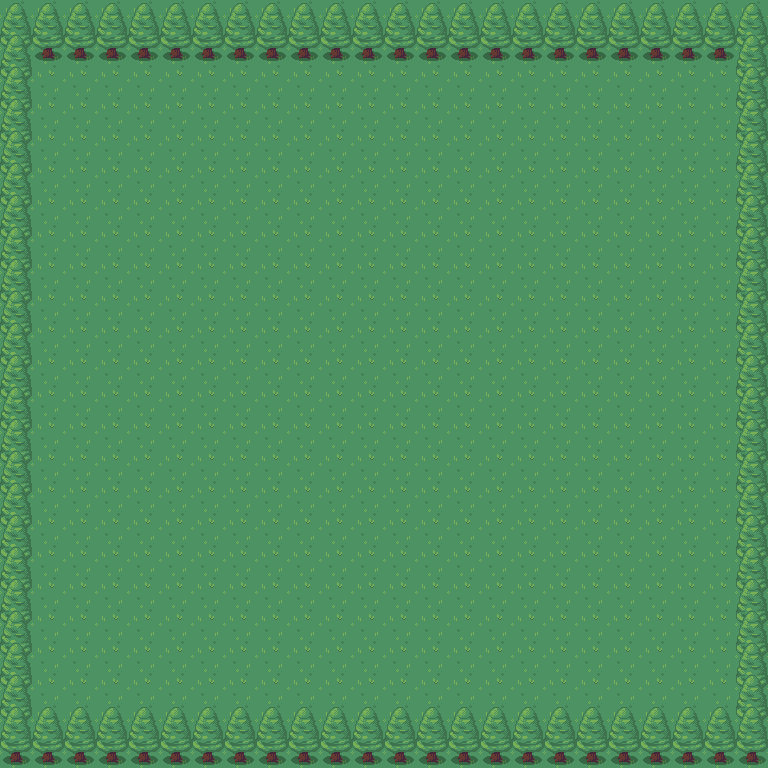

A level layout from a 2D game, rendered from its tile map. Below: a short description, then the map file with its tile-grid data intact:
An orthogonal 24x24 tile map with 32x32 px tiles, 2 tile layers (Grass, Trees).

<map version="1.10" tiledversion="1.11.2" orientation="orthogonal" renderorder="right-down" width="24" height="24" tilewidth="32" tileheight="32" infinite="0" nextlayerid="4" nextobjectid="1">
 <tileset firstgid="1" source="../../tilesets/nature_tilemap/Nature RPG Tileset.tsx" />
 <layer id="1" name="Grass" width="24" height="24">
  <data encoding="csv">
142,142,142,142,142,142,142,142,142,142,142,142,142,142,142,142,142,142,142,142,142,142,142,142,
142,142,142,142,142,142,142,142,142,142,142,142,142,142,142,142,142,142,142,142,142,142,142,142,
142,142,142,142,142,142,142,142,142,142,142,142,142,142,142,142,142,142,142,142,142,142,142,142,
142,142,142,142,142,142,142,142,142,142,142,142,142,142,142,142,142,142,142,142,142,142,142,142,
142,142,142,142,142,142,142,142,142,142,142,142,142,142,142,142,142,142,142,142,142,142,142,142,
142,142,142,142,142,142,142,142,142,142,142,142,142,142,142,142,142,142,142,142,142,142,142,142,
142,142,142,142,142,142,142,142,142,142,142,142,142,142,142,142,142,142,142,142,142,142,142,142,
142,142,142,142,142,142,142,142,142,142,142,142,142,142,142,142,142,142,142,142,142,142,142,142,
142,142,142,142,142,142,142,142,142,142,142,142,142,142,142,142,142,142,142,142,142,142,142,142,
142,142,142,142,142,142,142,142,142,142,142,142,142,142,142,142,142,142,142,142,142,142,142,142,
142,142,142,142,142,142,142,142,142,142,142,142,142,142,142,142,142,142,142,142,142,142,142,142,
142,142,142,142,142,142,142,142,142,142,142,142,142,142,142,142,142,142,142,142,142,142,142,142,
142,142,142,142,142,142,142,142,142,142,142,142,142,142,142,142,142,142,142,142,142,142,142,142,
142,142,142,142,142,142,142,142,142,142,142,142,142,142,142,142,142,142,142,142,142,142,142,142,
142,142,142,142,142,142,142,142,142,142,142,142,142,142,142,142,142,142,142,142,142,142,142,142,
142,142,142,142,142,142,142,142,142,142,142,142,142,142,142,142,142,142,142,142,142,142,142,142,
142,142,142,142,142,142,142,142,142,142,142,142,142,142,142,142,142,142,142,142,142,142,142,142,
142,142,142,142,142,142,142,142,142,142,142,142,142,142,142,142,142,142,142,142,142,142,142,142,
142,142,142,142,142,142,142,142,142,142,142,142,142,142,142,142,142,142,142,142,142,142,142,142,
142,142,142,142,142,142,142,142,142,142,142,142,142,142,142,142,142,142,142,142,142,142,142,142,
142,142,142,142,142,142,142,142,142,142,142,142,142,142,142,142,142,142,142,142,142,142,142,142,
142,142,142,142,142,142,142,142,142,142,142,142,142,142,142,142,142,142,142,142,142,142,142,142,
142,142,142,142,142,142,142,142,142,142,142,142,142,142,142,142,142,142,142,142,142,142,142,142,
142,142,142,142,142,142,142,142,142,142,142,142,142,142,142,142,142,142,142,142,142,142,142,142
</data>
 </layer>
 <layer id="3" name="Trees" width="24" height="24">
  <data encoding="csv">
1,1,1,1,1,1,1,1,1,1,1,1,1,1,1,1,1,1,1,1,1,1,1,1,
2,21,21,21,21,21,21,21,21,21,21,21,21,21,21,21,21,21,21,21,21,21,21,2,
2,0,0,0,0,0,0,0,0,0,0,0,0,0,0,0,0,0,0,0,0,0,0,2,
2,0,0,0,0,0,0,0,0,0,0,0,0,0,0,0,0,0,0,0,0,0,0,2,
2,0,0,0,0,0,0,0,0,0,0,0,0,0,0,0,0,0,0,0,0,0,0,2,
2,0,0,0,0,0,0,0,0,0,0,0,0,0,0,0,0,0,0,0,0,0,0,2,
2,0,0,0,0,0,0,0,0,0,0,0,0,0,0,0,0,0,0,0,0,0,0,2,
2,0,0,0,0,0,0,0,0,0,0,0,0,0,0,0,0,0,0,0,0,0,0,2,
2,0,0,0,0,0,0,0,0,0,0,0,0,0,0,0,0,0,0,0,0,0,0,2,
2,0,0,0,0,0,0,0,0,0,0,0,0,0,0,0,0,0,0,0,0,0,0,2,
2,0,0,0,0,0,0,0,0,0,0,0,0,0,0,0,0,0,0,0,0,0,0,2,
2,0,0,0,0,0,0,0,0,0,0,0,0,0,0,0,0,0,0,0,0,0,0,2,
2,0,0,0,0,0,0,0,0,0,0,0,0,0,0,0,0,0,0,0,0,0,0,2,
2,0,0,0,0,0,0,0,0,0,0,0,0,0,0,0,0,0,0,0,0,0,0,2,
2,0,0,0,0,0,0,0,0,0,0,0,0,0,0,0,0,0,0,0,0,0,0,2,
2,0,0,0,0,0,0,0,0,0,0,0,0,0,0,0,0,0,0,0,0,0,0,2,
2,0,0,0,0,0,0,0,0,0,0,0,0,0,0,0,0,0,0,0,0,0,0,2,
2,0,0,0,0,0,0,0,0,0,0,0,0,0,0,0,0,0,0,0,0,0,0,2,
2,0,0,0,0,0,0,0,0,0,0,0,0,0,0,0,0,0,0,0,0,0,0,2,
2,0,0,0,0,0,0,0,0,0,0,0,0,0,0,0,0,0,0,0,0,0,0,2,
2,0,0,0,0,0,0,0,0,0,0,0,0,0,0,0,0,0,0,0,0,0,0,2,
2,0,0,0,0,0,0,0,0,0,0,0,0,0,0,0,0,0,0,0,0,0,0,2,
2,1,1,1,1,1,1,1,1,1,1,1,1,1,1,1,1,1,1,1,1,1,1,2,
21,21,21,21,21,21,21,21,21,21,21,21,21,21,21,21,21,21,21,21,21,21,21,21
</data>
 </layer>
</map>
